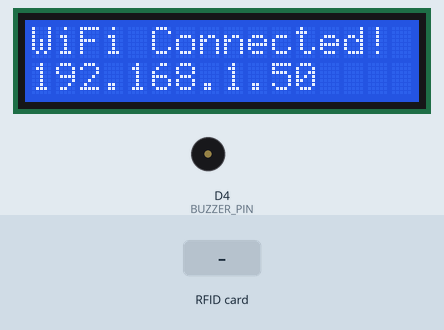
This sketch was run on a simulated ESP8266 (NodeMCU). On the bench: 16×2 character LCD, buzzer (waves = sounding, pin HIGH). Inputs (shaded band) come from the test bench. WiFi joins after 1.5 s; servers stay silent unless stated; uploads are accepted with an empty reply; what the sketch prints to the serial monitor is not drawn.

Above: at 2.4 s.
At 5.1 s:
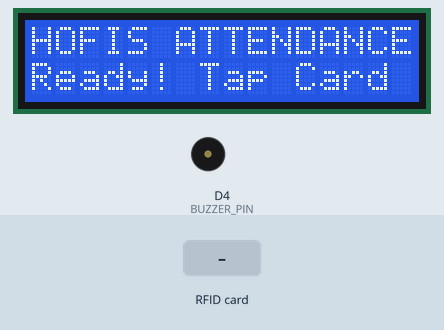
5.2 s: RFID card 5E 7A 19 C4 held to the reader
At 5.34 s:
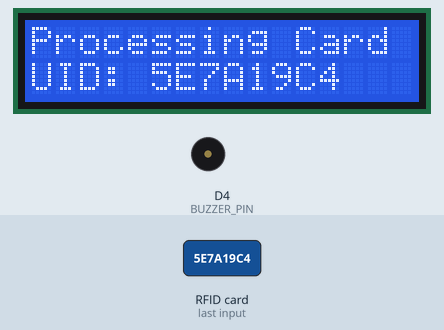
At 6.4 s:
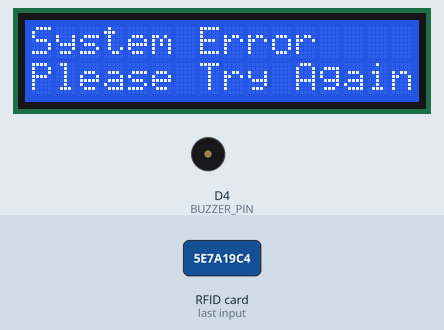
Timing chart, 0 to 8.2 s (numbered marks = the images above; inputs shaded):
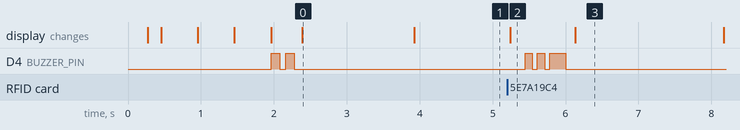

The sketch:

esp8266_rfid_attendance.ino
```cpp
/**
 * =========================================================================
 *  HOFIS ATTENDANCE SYSTEM - ESP8266 RFID RC522 CLIENT
 * =========================================================================
 *  Hardware Connections:
 *
 *  1. RC522 RFID Reader -> ESP8266 (NodeMCU):
 *     - 3.3V  -> 3.3V (3V3)
 *     - GND   -> GND
 *     - RST   -> D3 (GPIO 0)
 *     - MISO  -> D6 (GPIO 12)
 *     - MOSI  -> D7 (GPIO 13)
 *     - SCK   -> D5 (GPIO 14)
 *     - SDA/SS-> D8 (GPIO 15)
 *
 *  2. 16x2 I2C LCD Display -> ESP8266:
 *     - VCC   -> 3.3V (or VIN/5V if LCD requires 5V)
 *     - GND   -> GND
 *     - SDA   -> D2 (GPIO 4)
 *     - SCL   -> D1 (GPIO 5)
 *     - I2C Address: Usually 0x27 or 0x3F
 *
 *  3. Buzzer -> ESP8266:
 *     - Positive (+) -> D4 (GPIO 2)  [RECOMMENDED SAFE PIN]
 *     - Negative (-) -> GND
 *
 *  Required Arduino Libraries (Install via Arduino IDE Library Manager):
 *   1. "MFRC522" by GithubCommunity
 *   2. "LiquidCrystal I2C" by Frank de Brabander
 *   3. "ArduinoJson" (v6 or v7) by Benoit Blanchon
 *   4. ESP8266 Board Package by ESP8266 Community
 * =========================================================================
 */

#include <ESP8266WiFi.h>
#include <ESP8266HTTPClient.h>
#include <WiFiClientSecure.h>
#include <SPI.h>
#include <MFRC522.h>
#include <Wire.h>
#include <LiquidCrystal_I2C.h>
#include <ArduinoJson.h>

// ---------------------- PIN DEFINITIONS ----------------------
#define RST_PIN     D3    // RC522 Reset
#define SS_PIN      D8    // RC522 SDA (SPI Slave Select)
#define BUZZER_PIN  D4    // Buzzer Positive (+) -> D4

// ---------------------- WIFI CREDENTIALS ---------------------
const char* WIFI_SSID     = "hofis123";
const char* WIFI_PASSWORD = "hofis123";

// ---------------------- BACKEND API URL ----------------------
// Your live cloud backend on Render
const char* SERVER_URL    = "https://hofisattendance.onrender.com/api/attendance/tap";

// ---------------------- HARDWARE INSTANCES -------------------
MFRC522 mfrc522(SS_PIN, RST_PIN);
LiquidCrystal_I2C lcd(0x27, 16, 2); // Default I2C address 0x27 (change to 0x3F if your LCD doesn't show text)

// ---------------------- TIMING HELPERS -----------------------
unsigned long lastTapTime = 0;
const unsigned long TAP_COOLDOWN_MS = 2500; // 2.5s debounce to prevent accidental double-scans
String lastScannedUID = "";

// =============================================================
//  BUZZER BEEP FUNCTIONS
// =============================================================

// Single Beep Helper
void singleBeep(int durationMs = 120, int pauseMs = 80) {
  digitalWrite(BUZZER_PIN, HIGH);
  delay(durationMs);
  digitalWrite(BUZZER_PIN, LOW);
  delay(pauseMs);
}

// 1 Beep: Card Scanned & Attendance Successfully Marked
void beepSuccess() {
  singleBeep(180, 50);
}

// 2 Beeps: WiFi Connected Successfully
void beepWiFiConnected() {
  singleBeep(120, 80);
  singleBeep(120, 80);
}

// 3 Beeps: Card Not Found / Error / Card Not Read
void beepError() {
  singleBeep(100, 70);
  singleBeep(100, 70);
  singleBeep(220, 100);
}

// =============================================================
//  LCD HELPER FUNCTIONS
// =============================================================

void displayDefaultScreen() {
  lcd.clear();
  lcd.setCursor(0, 0);
  lcd.print("HOFIS ATTENDANCE");
  lcd.setCursor(0, 1);
  lcd.print("Ready! Tap Card ");
}

void displayConnectingWiFi() {
  lcd.clear();
  lcd.setCursor(0, 0);
  lcd.print("HOFIS ATTENDANCE");
  lcd.setCursor(0, 1);
  lcd.print("Connecting WiFi.");
}

// =============================================================
//  WIFI CONNECTION
// =============================================================
void connectToWiFi() {
  displayConnectingWiFi();
  Serial.print("Connecting to WiFi: ");
  Serial.println(WIFI_SSID);

  WiFi.mode(WIFI_STA);
  WiFi.begin(WIFI_SSID, WIFI_PASSWORD);

  int dotCount = 0;
  while (WiFi.status() != WL_CONNECTED) {
    delay(500);
    Serial.print(".");
    dotCount++;

    // Update animated dots on LCD
    lcd.setCursor(15, 1);
    if (dotCount % 2 == 0) {
      lcd.print(".");
    } else {
      lcd.print(" ");
    }

    // Auto-retry reset if stuck connecting for > 25 seconds
    if (dotCount > 50) {
      Serial.println("\nWiFi timeout. Retrying...");
      WiFi.disconnect();
      WiFi.begin(WIFI_SSID, WIFI_PASSWORD);
      dotCount = 0;
    }
  }

  Serial.println("\n✅ WiFi Connected!");
  Serial.print("IP Address: ");
  Serial.println(WiFi.localIP());

  // Produce 2 beeps on WiFi connect
  beepWiFiConnected();

  lcd.clear();
  lcd.setCursor(0, 0);
  lcd.print("WiFi Connected!");
  lcd.setCursor(0, 1);
  lcd.print(WiFi.localIP().toString().substring(0, 16));
  delay(1500);

  displayDefaultScreen();
}

// =============================================================
//  SEND RFID TAP TO BACKEND SERVER
// =============================================================
void sendCardTapToServer(String rfidUID) {
  if (WiFi.status() != WL_CONNECTED) {
    Serial.println("❌ WiFi Disconnected. Reconnecting...");
    lcd.clear();
    lcd.setCursor(0, 0);
    lcd.print("WiFi Lost!");
    lcd.setCursor(0, 1);
    lcd.print("Reconnecting...");
    beepError();
    connectToWiFi();
    return;
  }

  // Display reading state
  lcd.clear();
  lcd.setCursor(0, 0);
  lcd.print("Processing Card ");
  lcd.setCursor(0, 1);
  lcd.print("UID: " + rfidUID);

  Serial.print("\n📡 Sending RFID to Cloud: ");
  Serial.println(rfidUID);

  // Use WiFiClientSecure with setInsecure for HTTPS Render server
  WiFiClientSecure client;
  client.setInsecure(); // Allows HTTPS without static fingerprint
  client.setTimeout(8000);

  HTTPClient http;

  if (http.begin(client, SERVER_URL)) {
    http.addHeader("Content-Type", "application/json");

    // Prepare JSON payload: {"rfidCardNumber":"XXXXXX"}
    String requestBody = "{\"rfidCardNumber\":\"" + rfidUID + "\"}";

    int httpCode = http.POST(requestBody);

    Serial.print("HTTP Response Code: ");
    Serial.println(httpCode);

    if (httpCode == HTTP_CODE_OK || httpCode == 200) {
      String responsePayload = http.getString();
      Serial.println("Server Response: " + responsePayload);

      // Parse JSON response
      DynamicJsonDocument doc(1024);
      DeserializationError error = deserializeJson(doc, responsePayload);

      if (!error && doc["success"] == true) {
        String studentName = doc["data"]["studentName"].as<String>();
        String action      = doc["action"].as<String>();     // "Checked In" or "Checked Out"
        String status      = doc["data"]["status"].as<String>(); // "Present"
        String studentClass= doc["data"]["class"].as<String>();

        // 1 Beep: Successful attendance mark
        beepSuccess();

        // Display confirmation on LCD
        lcd.clear();
        lcd.setCursor(0, 0);
        // Truncate name if longer than 16 chars
        if (studentName.length() > 16) {
          lcd.print(studentName.substring(0, 16));
        } else {
          lcd.print(studentName);
        }

        lcd.setCursor(0, 1);
        if (action == "Checked In") {
          lcd.print("IN: Present OK ");
        } else {
          lcd.print("OUT: Checked Out");
        }

        Serial.println("✅ Attendance Marked: " + studentName + " [" + action + "]");
        delay(2500);

      } else {
        // Response format issue
        beepError();
        lcd.clear();
        lcd.setCursor(0, 0);
        lcd.print("System Error");
        lcd.setCursor(0, 1);
        lcd.print("Please Try Again");
        delay(2000);
      }

    } else if (httpCode == 404) {
      // 404: Card not found in database!
      Serial.println("❌ Card Not Found in Database!");
      // 3 Beeps: Card not found / rejected
      beepError();

      lcd.clear();
      lcd.setCursor(0, 0);
      lcd.print("CARD NOT FOUND!");
      lcd.setCursor(0, 1);
      lcd.print("Please Register");
      delay(2500);

    } else {
      // Server error or timeout
      Serial.printf("❌ Server Error: %d\n", httpCode);
      beepError();

      lcd.clear();
      lcd.setCursor(0, 0);
      lcd.print("Server Error: ");
      lcd.print(httpCode);
      lcd.setCursor(0, 1);
      lcd.print("Please Retry");
      delay(2000);
    }

    http.end();

  } else {
    Serial.println("❌ Failed to initiate HTTPS connection.");
    beepError();

    lcd.clear();
    lcd.setCursor(0, 0);
    lcd.print("Conn. Error!");
    lcd.setCursor(0, 1);
    lcd.print("Check Server");
    delay(2000);
  }

  // Return to standby ready screen
  displayDefaultScreen();
}

// =============================================================
//  SETUP
// =============================================================
void setup() {
  Serial.begin(115200);
  delay(200);
  Serial.println("\n\n==========================================");
  Serial.println("  HOFIS ATTENDANCE - ESP8266 SYSTEM");
  Serial.println("==========================================");

  // Initialize Buzzer
  pinMode(BUZZER_PIN, OUTPUT);
  digitalWrite(BUZZER_PIN, LOW);

  // Initialize I2C LCD
  // SDA on D2 (GPIO 4), SCL on D1 (GPIO 5)
  Wire.begin(D2, D1);
  lcd.init();
  lcd.backlight();

  // Initialize SPI & RC522 RFID
  SPI.begin();
  mfrc522.PCD_Init();
  delay(100);
  mfrc522.PCD_DumpVersionToSerial();

  // Connect to WiFi (Beeps 2 times on success)
  connectToWiFi();
}

// =============================================================
//  MAIN LOOP
// =============================================================
void loop() {
  // Ensure WiFi is still connected
  if (WiFi.status() != WL_CONNECTED) {
    connectToWiFi();
  }

  // Check if a new RFID card is presented
  if (!mfrc522.PICC_IsNewCardPresent()) {
    return;
  }

  // Select card
  if (!mfrc522.PICC_ReadCardSerial()) {
    return;
  }

  // Read Card UID into uppercase Hex string
  String cardUID = "";
  for (byte i = 0; i < mfrc522.uid.size; i++) {
    if (mfrc522.uid.uidByte[i] < 0x10) {
      cardUID += "0";
    }
    cardUID += String(mfrc522.uid.uidByte[i], HEX);
  }
  cardUID.toUpperCase();

  // Halt card reading
  mfrc522.PICC_HaltA();
  mfrc522.PCD_StopCrypto1();

  // Check debounce cooldown to prevent rapid accidental double-reads
  unsigned long now = millis();
  if (cardUID == lastScannedUID && (now - lastTapTime < TAP_COOLDOWN_MS)) {
    Serial.println("⚠️ Debounce: Ignoring repeated scan within 2.5s.");
    return;
  }

  lastTapTime = now;
  lastScannedUID = cardUID;

  // Process the tap with the backend server
  sendCardTapToServer(cardUID);
}
```

Measured:
- after the input at 5.2 s, D4 (BUZZER_PIN): goes HIGH 0.10 s, LOW 0.07 s, HIGH 0.10 s, LOW 0.07 s, HIGH 0.22 s, then LOW, starting after 0.24 s; the display: changes at once (image 2)
- what the display in image 0 shows lasts 1.5 s, from 2.4 s to 3.9 s
- what the display in image 2 shows lasts 0.9 s, from 5.2 s to 6.1 s
